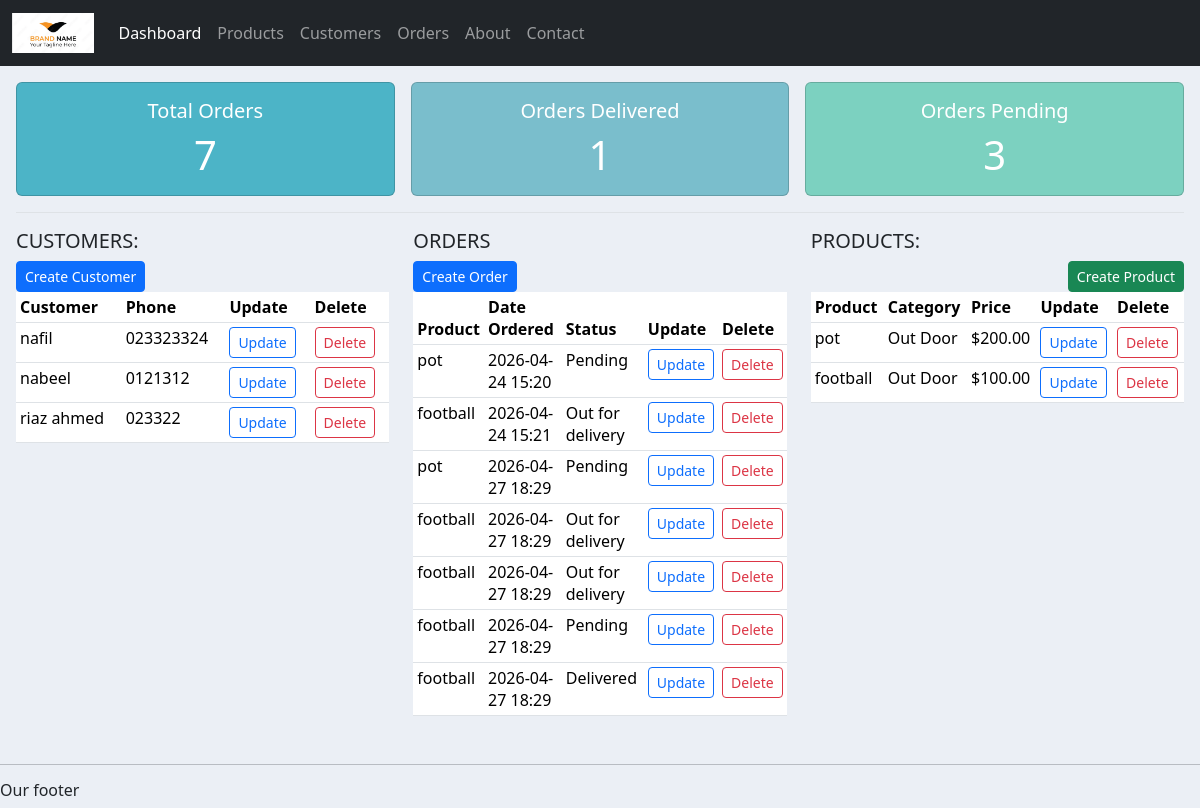
Page /accounts/a_home/ on the earlier database version.
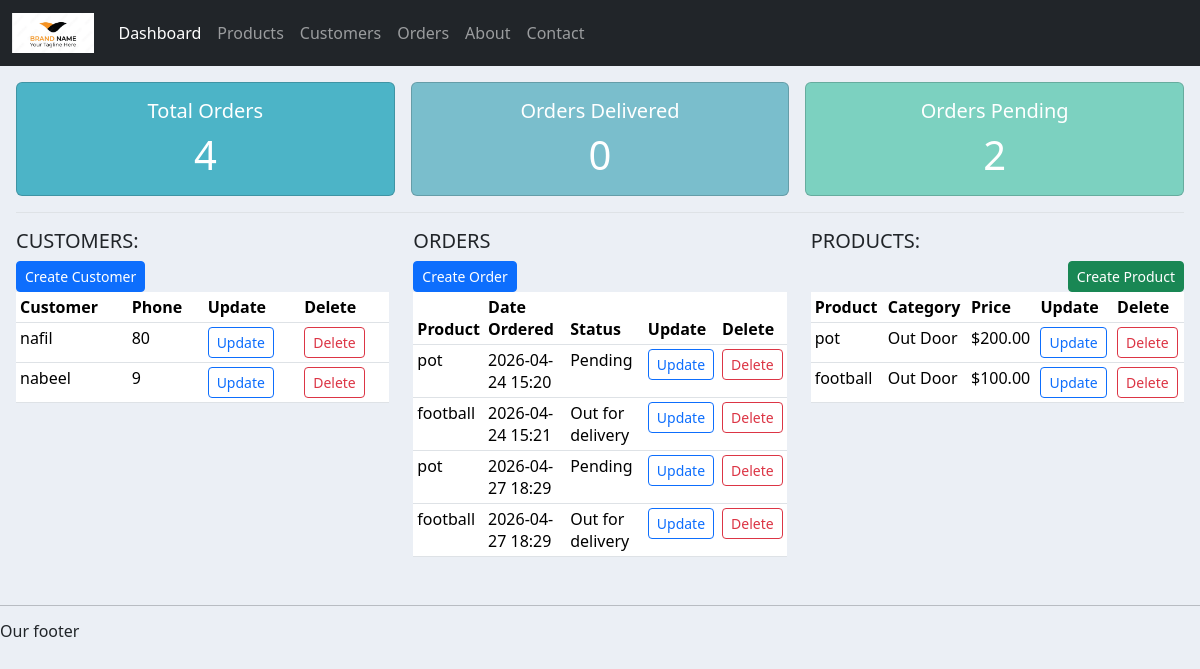
Same page on the later database version.
### accounts/models.py (models this page shows, shortened)
class Customer (models.Model):
    name = models.CharField(max_length=255,null=True)
    phone = models.CharField(max_length=20, null=True)
    email = models.EmailField(unique=True, null=True)
    date_created = models.DateTimeField(auto_now_add=True, null=True)

class Order (models.Model):
    customer = models.ForeignKey(Customer, null=True, on_delete=models.SET_NULL)
    product = models.ForeignKey(Product, null=True, on_delete=models.SET_NULL)
    STATUS = (
        ('Pending', 'Pending'),
        ('Out for delivery', 'Out for delivery'),
        ('Delivered', 'Delivered'),
    )
    status = models.CharField(max_length=255, null=True, choices=STATUS)
    date_created = models.DateTimeField(auto_now_add=True, null=True)

class Product (models.Model):
    CATEGORY = (
        ('Indoor', 'Indoor'),
        ('Out Door', 'Out Door'),
    )
    name = models.CharField(max_length=255,null=True)
    price = models.FloatField(null=True)
    category = models.CharField(max_length=255,null=True, choices=CATEGORY)
    description = models.TextField(null=True)
    tag = models.ManyToManyField(Tag, null=True)
    date_created = models.DateTimeField(auto_now_add=True, null=True)

### accounts/views.py (the view)
# urls.py: path('a_home/', views.a_home, name='a_home'),
def a_home(request):
    customers = Customer.objects.all()
    orders = Order.objects.all()
    products = Product.objects.all()
    categories = Product.CATEGORY
    statuses = Order.STATUS
    total_orders = orders.count()
    delivered_orders = orders.filter(status='Delivered').count()
    pending_orders = orders.filter(status='Pending').count()
    return render(request, 'accounts/dashboard.html', {
        'customers': customers,
        'orders': orders,
        'products': products,
        'categories': categories,
        'statuses': statuses,
        'total_orders': total_orders,
        'delivered_orders': delivered_orders,
        'pending_orders': pending_orders
    })

### accounts/templates/accounts/dashboard.html (shortened to what this page needs)
{% extends 'accounts/main.html' %}
{% block content %}
{% include 'accounts/status.html' %}
<div class="row p-3">
    <div class="col-md-4">
        <h5>CUSTOMERS:</h5>
        <button class="btn btn-primary btn-sm btn-block" data-bs-toggle="modal"
            data-bs-target="#addCustomerModal">Create Customer</button>
        <table class="table table-sm">
            <thead>
                <tr>
                    <th>Customer</th>
                    <th>Phone</th>
                    <th>Update</th>
                    <th>Delete</th>
                </tr>
            </thead>
            <tbody id="customer-table-body" data-layout="compact">
                {% for customer in customers %}
                <tr data-customer-id="{{ customer.id }}">
                    <td>{{ customer.name }}</td>
                    <td>{{ customer.phone }}</td>
                    <td>
                        <button class="btn btn-sm btn-outline-primary" data-bs-toggle="modal"
                            data-bs-target="#editCustomerModal" data-id="{{ customer.id }}"
                            data-name="{{ customer.name }}" data-phone="{{ customer.phone }}"
                            data-email="{{ customer.email }}"
                            data-edit-url="{% url 'edit_customer' customer.id %}">
                            Update
                        </button>
                    </td>
                    <td>
                        <button type="button" class="btn btn-sm btn-outline-danger delete-customer-btn"
                            data-id="{{ customer.id }}"
                            data-delete-url="{% url 'delete_customer' customer.id %}">
                            Delete
                        </button>
                    </td>
                </tr>
                {% endfor %}
            </tbody>
        </table>
    </div>
    <div class="col-md-4">
        <h5>ORDERS</h5>
        <button class="btn btn-primary btn-sm btn-block" data-bs-toggle="modal"
            data-bs-target="#addOrderModal">Create Order</button>
        <table class="table table-sm">
            <thead>
                <tr>
                    <th>Product</th>
                    <th>Date Ordered</th>
                    <th>Status</th>
                    <th>Update</th>
                    <th>Delete</th>
                </tr>
            </thead>
            <tbody id="order-table-body" data-layout="compact">
                {% for order in orders %}
                <tr data-order-id="{{ order.id }}">
                    <td>{{ order.product.name|default:"Unknown product" }}</td>
                    <td>{{ order.date_created|date:"Y-m-d H:i" }}</td>
                    <td>{{ order.status }}</td>
                    <td>
                        <button class="btn btn-sm btn-outline-primary" data-bs-toggle="modal"
                            data-bs-target="#editOrderModal" data-id="{{ order.id }}"
                            data-customer-id="{{ order.customer.id|default:'' }}"
                            data-product-id="{{ order.product.id|default:'' }}"
                            data-status="{{ order.status }}"
                            data-edit-url="{% url 'edit_order' order.id %}">
                            Update
                        </button>
                    </td>
                    <td>
                        <button type="button" class="btn btn-sm btn-outline-danger delete-order-btn"
                            data-id="{{ order.id }}"
                            data-delete-url="{% url 'delete_order' order.id %}">
                            Delete
                        </button>
                    </td>
                </tr>
                {% endfor %}
            </tbody>
        </table>
    </div>
    <div class="col-md-4">
        <h5>PRODUCTS:</h5>
        <button class="btn btn-sm btn-success float-end" data-bs-toggle="modal" data-bs-target="#addProductModal">Create
            Product</button>
        <table class="table table-sm">
            <thead>
                <tr>
                    <th>Product</th>
                    <th>Category</th>
                    <th>Price</th>
                    <th>Update</th>
                    <th>Delete</th>
                </tr>
            </thead>
            <tbody id="product-table-body">
                {% for product in products %}
                <tr data-product-id="{{ product.id }}">
                    <td>{{ product.name }}</td>
                    <td>{{ product.category }}</td>
                    <td>${{ product.price|floatformat:2 }}</td>
                    <td>
                        <button class="btn btn-sm btn-outline-primary" data-bs-toggle="modal"
                            data-bs-target="#editProductModal" data-id="{{ product.id }}" data-name="{{ product.name }}"
                            data-category="{{ product.category }}" data-price="{{ product.price }}"
                            data-edit-url="{% url 'edit_product' product.id %}">
                            Update
                        </button>
                    </td>
                    <td>
                        <button type="button" class="btn btn-sm btn-outline-danger delete-product-btn"
                            data-id="{{ product.id }}"
                            data-delete-url="{% url 'delete_product' product.id %}">
                            Delete
                        </button>
                    </td>
                </tr>
                {% endfor %}
            </tbody>
        </table>
    </div>
</div>
{% endblock %}

### accounts/templates/accounts/main.html (shortened to what this page needs)
{% load static %}
<html>
<head>
    <link href="https://cdn.jsdelivr.net/npm/bootstrap@5.3.8/dist/css/bootstrap.min.css" rel="stylesheet">
    <link rel="stylesheet" href="{% static '/css/main.css' %}">
</head>
<body>
    {% include 'accounts/navbar.html' %}
    {% block content %}
    {% endblock %}
    <hr>
    <h6>Our footer</h6>
</body>
</html>

### accounts/templates/accounts/navbar.html (shortened to what this page needs)
{% load static %}
<nav class="navbar navbar-expand-lg bg-dark navbar-dark">
  <div class="container-fluid">
    <a class="navbar-brand" href="{% url 'a_home' %}"><img src="{% static 'images/logo.png' %}" alt="Logo" class="img-fluid" style="max-height: 40px;"></a>
    <div class="collapse navbar-collapse" id="navbarNav">
      <ul class="navbar-nav">
        <li class="nav-item">
          <a class="nav-link active" aria-current="page" href="{% url 'a_home' %}">Dashboard</a>
        </li>
        <li class="nav-item">
          <a class="nav-link" href="{% url 'products' %}">Products</a>
        </li>
        <li class="nav-item">
          <a class="nav-link" href="{% url 'customers' %}">Customers</a>
        </li>
        <li class="nav-item">
          <a class="nav-link" href="{% url 'orders' %}">Orders</a>
        </li>
        <li class="nav-item">
          <a class="nav-link" href="{% url 'about' %}">About</a>
        </li>
        <li class="nav-item">
          <a class="nav-link" href="{% url 'contact' %}">Contact</a>
        </li>
      </ul>
    </div>
  </div>
</nav>

### accounts/templates/accounts/status.html
<div class="py-3 mx-3 border-bottom">
    <div class="row g-3">
        <div class="col-md-4">
            <div class="card text-white h-100" id="total-orders">
                <div class="card-body">
                    <h5 class="card-title text-center">Total Orders</h5>
                    <p class="card-text display-6 text-center">{{ total_orders }}</p>
                </div>
            </div>
        </div>
        <div class="col-md-4">
            <div class="card text-white h-100" id="orders-delivered">
                <div class="card-body">
                    <h5 class="card-title text-center">Orders Delivered</h5>
                    <p class="card-text display-6 text-center">{{ delivered_orders }}</p>
                </div>
            </div>
        </div>
        <div class="col-md-4">
            <div class="card text-white h-100" id="orders-pending">
                <div class="card-body">
                    <h5 class="card-title text-center">Orders Pending</h5>
                    <p class="card-text display-6 text-center">{{ pending_orders }}</p>
                </div>
            </div>
        </div>
    </div>
</div>

### crm_django/static/css/main.css (style rules this page uses)
body { background-color: #ebeff5; }
#total-orders { background-color: #4cb4c7; }
#orders-delivered { background-color: #7abecc; }
#orders-pending { background-color: #7CD1C0; }

Differences in the rows shown:
removed Customer: name "riaz ahmed", phone "023322"
removed Order: product.name "football", date_created "2026-04-27 18:29", status "Out for delivery"
removed Order: product.name "football", date_created "2026-04-27 18:29", status "Pending"
removed Order: product.name "football", date_created "2026-04-27 18:29", status "Delivered"
changed Customer "nafil": phone "023323324" → "80"
changed Customer "nabeel": phone "0121312" → "9"
Other differences:
{{ total_orders }}: "7" → "4"
{{ delivered_orders }}: "1" → "0"
{{ pending_orders }}: "3" → "2"
